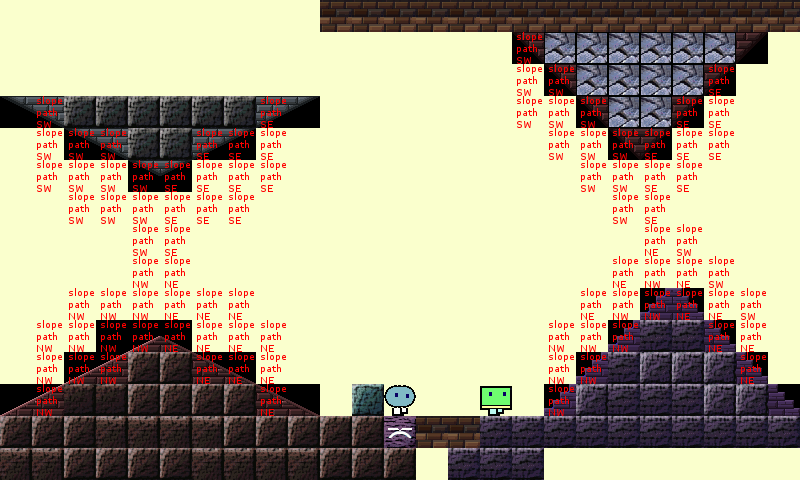

This game map was drawn from its Tiled (.tmx) file and the tilesets committed beside it. A one-line description and the full map source follow:
An orthogonal 25x15 tile map with 32x32 px tiles, 6 tile layers (Layer 0 tiles, Layer 1 underlays tiles, Layer 2 underlays sprites and player, Layer 3 underlays sprites and mobs, ...), 6 tilesets.

<map version="1.0.0" orientation="orthogonal" renderorder="right-down" width="25" height="15" tilewidth="32" tileheight="32" nextobjectid="1">
 <tileset firstgid="1" name="0" tilewidth="32" tileheight="32" tilecount="800" columns="8">
  <image source="../images/map0Tiles.png" width="256" height="3200" />
 </tileset>
 <tileset firstgid="801" name="1" tilewidth="32" tileheight="32" tilecount="1512" columns="8">
  <image source="../images/map1UnderlaysTiles.png" width="256" height="6050" />
 </tileset>
 <tileset firstgid="2313" name="2" tilewidth="32" tileheight="32" tilecount="64" columns="8">
  <image source="../images/map2UnderlaysSpritesAndPlayer.png" width="256" height="256" />
 </tileset>
 <tileset firstgid="2377" name="3" tilewidth="32" tileheight="32" tilecount="368" columns="8">
  <image source="../images/map3UnderlaysSpritesAndMobs.png" width="256" height="1500" />
 </tileset>
 <tileset firstgid="2745" name="4" tilewidth="32" tileheight="32" tilecount="120" columns="8">
  <image source="../images/map4OverlaysSprites.png" width="256" height="500" />
 </tileset>
 <tileset firstgid="2865" name="5" tilewidth="32" tileheight="32" tilecount="1000" columns="8">
  <image source="../images/map5OverlaysTiles.png" width="256" height="4000" />
 </tileset>
 <layer name="Layer 0 tiles" width="25" height="15">
  <data encoding="csv">
1,1,1,1,1,1,1,1,1,1,4,4,4,4,4,4,4,4,4,4,4,4,4,4,4,
1,1,1,1,1,1,1,1,1,1,1,1,1,1,1,1,251,226,226,226,226,226,226,252,1,
1,1,1,1,1,1,1,1,1,1,1,1,1,1,1,1,1,251,226,226,226,226,252,1,1,
257,1330,109,109,109,109,109,109,259,260,1,1,1,1,1,1,1,1,251,226,226,252,1,1,1,
1,1,257,1330,109,109,259,260,1,1,1,1,1,1,1,1,1,1,1,251,252,1,1,1,1,
1,1,1,1,257,260,1,1,1,1,1,1,1,1,1,1,1,1,1,1,1,1,1,1,1,
1,1,1,1,1,1,1,1,1,1,1,1,1,1,1,1,1,1,1,1,1,1,1,1,1,
1,1,1,1,1,1,1,1,1,1,1,1,1,1,1,1,1,1,1,1,1,1,1,1,1,
1,1,1,1,1,1,1,1,1,1,1,1,1,1,1,1,1,1,1,1,1,1,1,1,1,
1,1,1,1,1,1,1,1,1,1,1,1,1,1,1,1,1,1,1,1,249,250,1,1,1,
1,1,1,0,253,256,1,1,1,1,1,1,1,1,1,1,1,1,1,249,226,226,250,1,1,
1,1,253,254,107,107,255,256,1,1,1,1,1,1,1,1,1,1,249,226,226,226,226,250,1,
253,254,115,115,107,107,107,107,255,256,1,141,1,1,1,1,1,249,0,0,0,0,0,0,250,
107,107,107,123,123,123,123,107,107,107,107,107,222,4,4,119,119,119,119,119,119,119,119,119,119,
123,123,107,107,107,107,123,123,123,123,107,107,107,1,119,119,119,1,1,1,1,1,1,1,1
</data>
 </layer>
 <layer name="Layer 1 underlays tiles" width="25" height="15">
  <data encoding="csv">
0,0,0,0,0,0,0,0,0,0,0,0,0,0,0,0,0,0,0,0,0,0,0,0,0,
0,0,0,0,0,0,0,0,0,0,0,0,0,0,0,0,1277,0,0,0,0,0,0,1278,0,
0,0,0,0,0,0,0,0,0,0,0,0,0,0,0,0,0,1277,0,0,0,0,1278,0,0,
1329,1330,0,0,0,0,0,0,1331,1332,0,0,0,0,0,0,0,0,1277,0,0,1278,0,0,0,
0,0,1329,1330,0,0,1331,1332,0,0,0,0,0,0,0,0,0,0,0,1277,1278,0,0,0,0,
0,0,0,0,1329,1332,0,0,0,0,0,0,0,0,0,0,0,0,0,0,0,0,0,0,0,
0,0,0,0,0,0,0,0,0,0,0,0,0,0,0,0,0,0,0,0,0,0,0,0,0,
0,0,0,0,0,0,0,0,0,0,0,0,0,0,0,0,0,0,0,0,0,0,0,0,0,
0,0,0,0,0,0,0,0,0,0,0,0,0,0,0,0,0,0,0,0,0,0,0,0,0,
0,0,0,0,0,0,0,0,0,0,0,0,0,0,0,0,0,0,0,0,1361,1363,0,0,0,
0,0,0,0,1273,1276,0,0,0,0,0,0,0,0,0,0,0,0,0,1361,119,119,1363,0,0,
0,0,1273,1274,0,0,1275,1276,0,0,0,0,0,0,0,0,0,0,1361,119,111,111,111,1363,0,
1273,1274,0,0,0,0,0,0,1275,1276,0,0,0,0,0,0,0,1361,111,119,119,119,111,111,1363,
0,0,0,0,0,0,0,0,0,0,0,0,0,0,0,0,0,0,0,0,119,0,119,119,0,
0,0,0,0,0,0,0,0,0,0,0,0,0,0,0,0,119,0,0,0,0,0,0,0,0
</data>
 </layer>
 <layer name="Layer 2 underlays sprites and player" width="25" height="15">
  <data encoding="csv">
0,0,0,0,0,0,0,0,0,0,0,0,0,0,0,0,0,0,0,0,0,0,0,0,0,
0,0,0,0,0,0,0,0,0,0,0,0,0,0,0,0,0,0,0,0,0,0,0,0,0,
0,0,0,0,0,0,0,0,0,0,0,0,0,0,0,0,0,0,0,0,0,0,0,0,0,
0,0,0,0,0,0,0,0,0,0,0,0,0,0,0,0,0,0,0,0,0,0,0,0,0,
0,0,0,0,0,0,0,0,0,0,0,0,0,0,0,0,0,0,0,0,0,0,0,0,0,
0,0,0,0,0,0,0,0,0,0,0,0,0,0,0,0,0,0,0,0,0,0,0,0,0,
0,0,0,0,0,0,0,0,0,0,0,0,0,0,0,0,0,0,0,0,0,0,0,0,0,
0,0,0,0,0,0,0,0,0,0,0,0,0,0,0,0,0,0,0,0,0,0,0,0,0,
0,0,0,0,0,0,0,0,0,0,0,0,0,0,0,0,0,0,0,0,0,0,0,0,0,
0,0,0,0,0,0,0,0,0,0,0,0,0,0,0,0,0,0,0,0,0,0,0,0,0,
0,0,0,0,0,0,0,0,0,0,0,0,0,0,0,0,0,0,0,0,0,0,0,0,0,
0,0,0,0,0,0,0,0,0,0,0,0,0,0,0,0,0,0,0,0,0,0,0,0,0,
0,0,0,0,0,0,0,0,0,0,0,0,0,0,0,2313,0,0,0,0,0,0,0,0,0,
0,0,0,0,0,0,0,0,0,0,0,0,0,0,0,0,0,0,0,0,0,0,0,0,0,
0,0,0,0,0,0,0,0,0,0,0,0,0,0,0,0,0,0,0,0,0,0,0,0,0
</data>
 </layer>
 <layer name="Layer 3 underlays sprites and mobs" width="25" height="15">
  <data encoding="csv">
0,0,0,0,0,0,0,0,0,0,0,0,0,0,0,0,0,0,0,0,0,0,0,0,0,
0,0,0,0,0,0,0,0,0,0,0,0,0,0,0,0,0,0,0,0,0,0,0,0,0,
0,0,0,0,0,0,0,0,0,0,0,0,0,0,0,0,0,0,0,0,0,0,0,0,0,
0,0,0,0,0,0,0,0,0,0,0,0,0,0,0,0,0,0,0,0,0,0,0,0,0,
0,0,0,0,0,0,0,0,0,0,0,0,0,0,0,0,0,0,0,0,0,0,0,0,0,
0,0,0,0,0,0,0,0,0,0,0,0,0,0,0,0,0,0,0,0,0,0,0,0,0,
0,0,0,0,0,0,0,0,0,0,0,0,0,0,0,0,0,0,0,0,0,0,0,0,0,
0,0,0,0,0,0,0,0,0,0,0,0,0,0,0,0,0,0,0,0,0,0,0,0,0,
0,0,0,0,0,0,0,0,0,0,0,0,0,0,0,0,0,0,0,0,0,0,0,0,0,
0,0,0,0,0,0,0,0,0,0,0,0,0,0,0,0,0,0,0,0,0,0,0,0,0,
0,0,0,0,0,0,0,0,0,0,0,0,0,0,0,0,0,0,0,0,0,0,0,0,0,
0,0,0,0,0,0,0,0,0,0,0,0,0,0,0,0,0,0,0,0,0,0,0,0,0,
0,0,0,0,0,0,0,0,0,0,0,0,2434,0,0,0,0,0,0,0,0,0,0,0,0,
0,0,0,0,0,0,0,0,0,0,0,0,2657,0,0,0,0,0,0,0,0,0,0,0,0,
0,0,0,0,0,0,0,0,0,0,0,0,0,0,0,0,0,0,0,0,0,0,0,0,0
</data>
 </layer>
 <layer name="Layer 4 overlays sprites" width="25" height="15">
  <data encoding="csv">
0,0,0,0,0,0,0,0,0,0,0,0,0,0,0,0,0,0,0,0,0,0,0,0,0,
0,0,0,0,0,0,0,0,0,0,0,0,0,0,0,0,0,0,0,0,0,0,0,0,0,
0,0,0,0,0,0,0,0,0,0,0,0,0,0,0,0,0,0,0,0,0,0,0,0,0,
0,0,0,0,0,0,0,0,0,0,0,0,0,0,0,0,0,0,0,0,0,0,0,0,0,
0,0,0,0,0,0,0,0,0,0,0,0,0,0,0,0,0,0,0,0,0,0,0,0,0,
0,0,0,0,0,0,0,0,0,0,0,0,0,0,0,0,0,0,0,0,0,0,0,0,0,
0,0,0,0,0,0,0,0,0,0,0,0,0,0,0,0,0,0,0,0,0,0,0,0,0,
0,0,0,0,0,0,0,0,0,0,0,0,0,0,0,0,0,0,0,0,0,0,0,0,0,
0,0,0,0,0,0,0,0,0,0,0,0,0,0,0,0,0,0,0,0,0,0,0,0,0,
0,0,0,0,0,0,0,0,0,0,0,0,0,0,0,0,0,0,0,0,0,0,0,0,0,
0,0,0,0,0,0,0,0,0,0,0,0,0,0,0,0,0,0,0,0,0,0,0,0,0,
0,0,0,0,0,0,0,0,0,0,0,0,0,0,0,0,0,0,0,0,0,0,0,0,0,
0,0,0,0,0,0,0,0,0,0,0,0,0,0,0,0,0,0,0,0,0,0,0,0,0,
0,0,0,0,0,0,0,0,0,0,0,0,0,0,0,0,0,0,0,0,0,0,0,0,0,
0,0,0,0,0,0,0,0,0,0,0,0,0,0,0,0,0,0,0,0,0,0,0,0,0
</data>
 </layer>
 <layer name="Layer 5 overlays tiles" width="25" height="15">
  <data encoding="csv">
0,0,0,0,0,0,0,0,0,0,0,0,0,0,0,0,0,0,0,0,0,0,0,0,0,
0,0,0,0,0,0,0,0,0,0,0,0,0,0,0,0,2904,0,0,0,0,0,0,0,0,
0,0,0,0,0,0,0,0,0,0,0,0,0,0,0,0,2904,2904,0,0,0,0,2912,0,0,
0,2904,0,0,0,0,0,0,2912,0,0,0,0,0,0,0,2904,2904,2904,0,0,2912,2912,0,0,
0,2904,2904,2904,0,0,2912,2912,2912,0,0,0,0,0,0,0,0,2904,2904,2904,2912,2912,2912,0,0,
0,2904,2904,2904,2904,2912,2912,2912,2912,0,0,0,0,0,0,0,0,0,2904,2904,2912,2912,0,0,0,
0,0,2904,2904,2904,2912,2912,2912,0,0,0,0,0,0,0,0,0,0,0,2904,2912,0,0,0,0,
0,0,0,0,2904,2912,0,0,0,0,0,0,0,0,0,0,0,0,0,0,2896,2904,0,0,0,
0,0,0,0,2888,2896,0,0,0,0,0,0,0,0,0,0,0,0,0,2896,2888,2896,2904,0,0,
0,0,2888,2888,2888,2896,2896,2896,0,0,0,0,0,0,0,0,0,0,2896,2888,2888,2896,2896,2904,0,
0,2888,2888,2888,2888,2896,2896,2896,2896,0,0,0,0,0,0,0,0,2888,2888,2888,0,0,2896,2896,0,
0,2888,2888,2888,0,0,2896,2896,2896,0,0,0,0,0,0,0,0,2888,2888,0,0,0,0,2896,0,
0,2888,0,0,0,0,0,0,2896,0,0,0,0,0,0,0,0,2888,0,0,0,0,0,0,0,
0,0,0,0,0,0,0,0,0,0,0,0,0,0,0,0,0,0,0,0,0,0,0,0,0,
0,0,0,0,0,0,0,0,0,0,0,0,0,0,0,0,0,0,0,0,0,0,0,0,0
</data>
 </layer>
</map>
